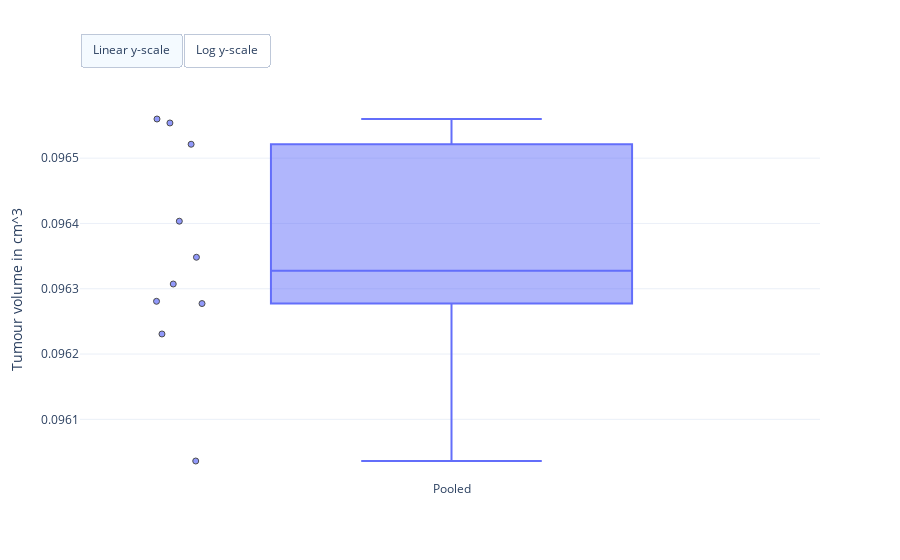
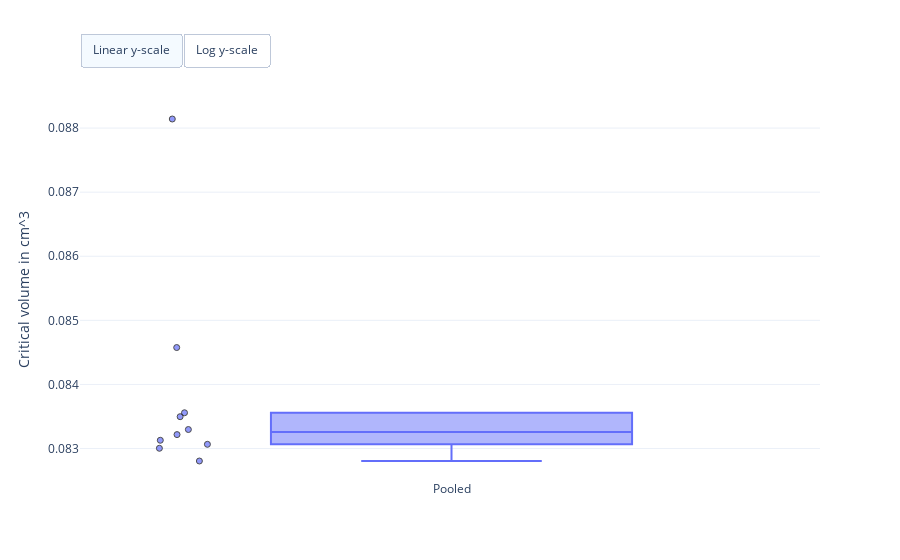
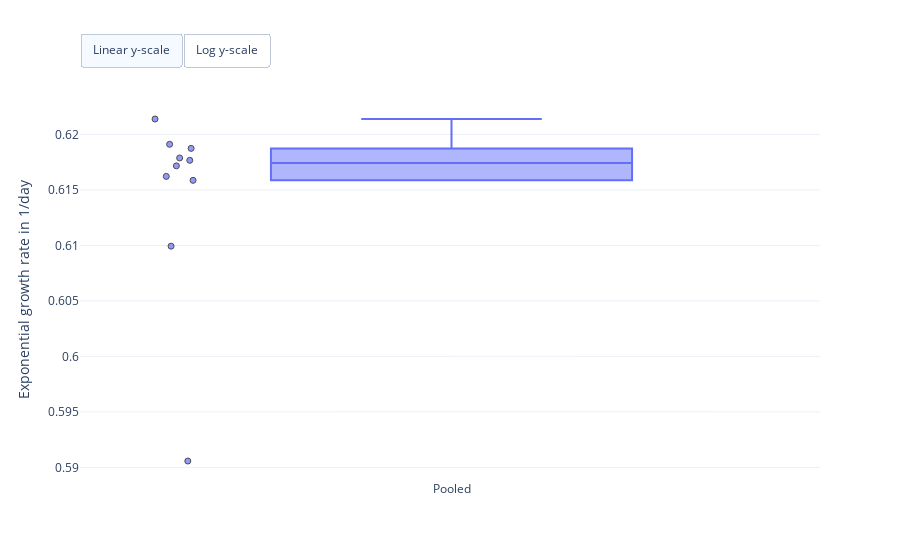
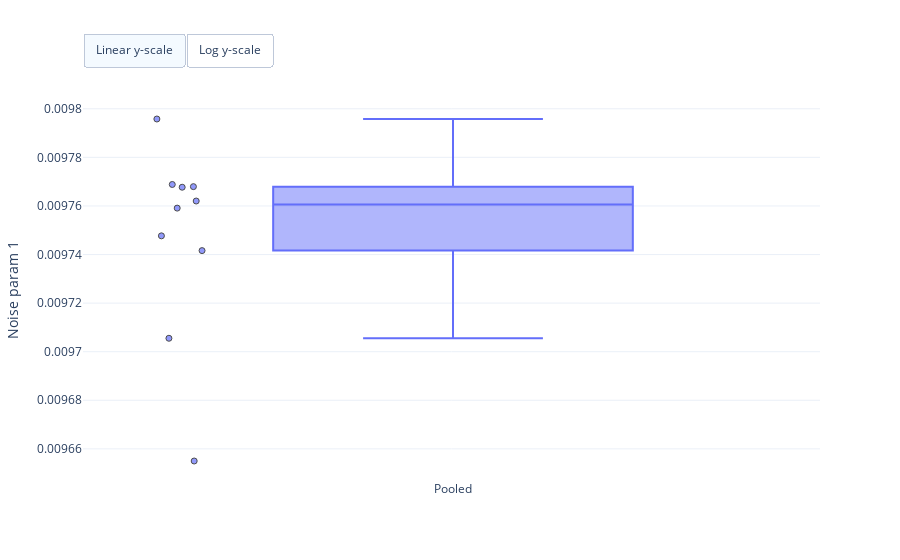

The cell these charts' notebook holds for them, in order:
### Markdown cell above
### Visualise optimisation results

### Code cell
fig = erlo.plots.ParameterEstimatePlot()
fig.add_data(map_estimates)

fig.show()

### Figure 1 — Plotly figure (JSON) as saved in the notebook; plotly's stock layout.template omitted (floating-point values rounded to 4 significant figures)
{"data": [{"boxpoints": "all", "hovertemplate": "Estimate: %{y:.2f}<br>%{text}", "jitter": 0.2, "line": {"color": "#636EFA"}, "marker": {"color": "#636EFA", "line": {"color": "black", "width": 1}, "opacity": 0.7, "symbol": "circle"}, "name": "Pooled", "pointpos": -1.5, "text": ["Run: 1 <br>Log-posterior score: -41.95", "Run: 2 <br>Log-posterior score: -41.95", "Run: 3 <br>Log-posterior score: -41.95", "Run: 4 <br>Log-posterior score: -41.95", "Run: 5 <br>Log-posterior score: -41.95", "Run: 6 <br>Log-posterior score: -41.95", "Run: 7 <br>Log-posterior score: -41.93", "Run: 8 <br>Log-posterior score: -41.96", "Run: 9 <br>Log-posterior score: -41.95", "Run: 10 <br>Log-posterior score: -41.95"], "type": "box", "visible": true, "y": [0.09604, 0.09623, 0.09631, 0.09635, 0.09628, 0.09652, 0.0964, 0.09655, 0.09628, 0.09656]}], "layout": {"autosize": true, "updatemenus": [{"buttons": [{"args": [{"yaxis.type": "linear"}], "label": "Linear y-scale", "method": "relayout"}, {"args": [{"yaxis.type": "log"}], "label": "Log y-scale", "method": "relayout"}], "direction": "left", "pad": {"r": 0, "t": -10}, "showactive": true, "type": "buttons", "x": 0, "xanchor": "left", "y": 1.15, "yanchor": "top"}], "yaxis": {"title": {"text": "Tumour volume in cm^3"}}}}

### Figure 2 — Plotly figure (JSON) as saved in the notebook; plotly's stock layout.template omitted (floating-point values rounded to 4 significant figures)
{"data": [{"boxpoints": "all", "hovertemplate": "Estimate: %{y:.2f}<br>%{text}", "jitter": 0.2, "line": {"color": "#636EFA"}, "marker": {"color": "#636EFA", "line": {"color": "black", "width": 1}, "opacity": 0.7, "symbol": "circle"}, "name": "Pooled", "pointpos": -1.5, "text": ["Run: 1 <br>Log-posterior score: -41.95", "Run: 2 <br>Log-posterior score: -41.95", "Run: 3 <br>Log-posterior score: -41.95", "Run: 4 <br>Log-posterior score: -41.95", "Run: 5 <br>Log-posterior score: -41.95", "Run: 6 <br>Log-posterior score: -41.95", "Run: 7 <br>Log-posterior score: -41.93", "Run: 8 <br>Log-posterior score: -41.96", "Run: 9 <br>Log-posterior score: -41.95", "Run: 10 <br>Log-posterior score: -41.95"], "type": "box", "visible": true, "y": [0.08281, 0.0835, 0.08356, 0.08313, 0.083, 0.08322, 0.08458, 0.08814, 0.08307, 0.0833]}], "layout": {"autosize": true, "updatemenus": [{"buttons": [{"args": [{"yaxis.type": "linear"}], "label": "Linear y-scale", "method": "relayout"}, {"args": [{"yaxis.type": "log"}], "label": "Log y-scale", "method": "relayout"}], "direction": "left", "pad": {"r": 0, "t": -10}, "showactive": true, "type": "buttons", "x": 0, "xanchor": "left", "y": 1.15, "yanchor": "top"}], "yaxis": {"title": {"text": "Critical volume in cm^3"}}}}

### Figure 3 — Plotly figure (JSON) as saved in the notebook; plotly's stock layout.template omitted (floating-point values rounded to 4 significant figures)
{"data": [{"boxpoints": "all", "hovertemplate": "Estimate: %{y:.2f}<br>%{text}", "jitter": 0.2, "line": {"color": "#636EFA"}, "marker": {"color": "#636EFA", "line": {"color": "black", "width": 1}, "opacity": 0.7, "symbol": "circle"}, "name": "Pooled", "pointpos": -1.5, "text": ["Run: 1 <br>Log-posterior score: -41.95", "Run: 2 <br>Log-posterior score: -41.95", "Run: 3 <br>Log-posterior score: -41.95", "Run: 4 <br>Log-posterior score: -41.95", "Run: 5 <br>Log-posterior score: -41.95", "Run: 6 <br>Log-posterior score: -41.95", "Run: 7 <br>Log-posterior score: -41.93", "Run: 8 <br>Log-posterior score: -41.96", "Run: 9 <br>Log-posterior score: -41.95", "Run: 10 <br>Log-posterior score: -41.95"], "type": "box", "visible": true, "y": [0.6214, 0.6162, 0.6159, 0.6179, 0.6191, 0.6172, 0.6099, 0.5906, 0.6187, 0.6177]}], "layout": {"autosize": true, "updatemenus": [{"buttons": [{"args": [{"yaxis.type": "linear"}], "label": "Linear y-scale", "method": "relayout"}, {"args": [{"yaxis.type": "log"}], "label": "Log y-scale", "method": "relayout"}], "direction": "left", "pad": {"r": 0, "t": -10}, "showactive": true, "type": "buttons", "x": 0, "xanchor": "left", "y": 1.15, "yanchor": "top"}], "yaxis": {"title": {"text": "Exponential growth rate in 1/day"}}}}

### Figure 4 — Plotly figure (JSON) as saved in the notebook; plotly's stock layout.template omitted (floating-point values rounded to 4 significant figures)
{"data": [{"boxpoints": "all", "hovertemplate": "Estimate: %{y:.2f}<br>%{text}", "jitter": 0.2, "line": {"color": "#636EFA"}, "marker": {"color": "#636EFA", "line": {"color": "black", "width": 1}, "opacity": 0.7, "symbol": "circle"}, "name": "Pooled", "pointpos": -1.5, "text": ["Run: 1 <br>Log-posterior score: -41.95", "Run: 2 <br>Log-posterior score: -41.95", "Run: 3 <br>Log-posterior score: -41.95", "Run: 4 <br>Log-posterior score: -41.95", "Run: 5 <br>Log-posterior score: -41.95", "Run: 6 <br>Log-posterior score: -41.95", "Run: 7 <br>Log-posterior score: -41.93", "Run: 8 <br>Log-posterior score: -41.96", "Run: 9 <br>Log-posterior score: -41.95", "Run: 10 <br>Log-posterior score: -41.95"], "type": "box", "visible": true, "y": [0.009742, 0.009796, 0.009768, 0.009748, 0.009769, 0.009706, 0.009759, 0.009762, 0.009768, 0.009655]}], "layout": {"autosize": true, "updatemenus": [{"buttons": [{"args": [{"yaxis.type": "linear"}], "label": "Linear y-scale", "method": "relayout"}, {"args": [{"yaxis.type": "log"}], "label": "Log y-scale", "method": "relayout"}], "direction": "left", "pad": {"r": 0, "t": -10}, "showactive": true, "type": "buttons", "x": 0, "xanchor": "left", "y": 1.15, "yanchor": "top"}], "yaxis": {"title": {"text": "Noise param 1"}}}}
